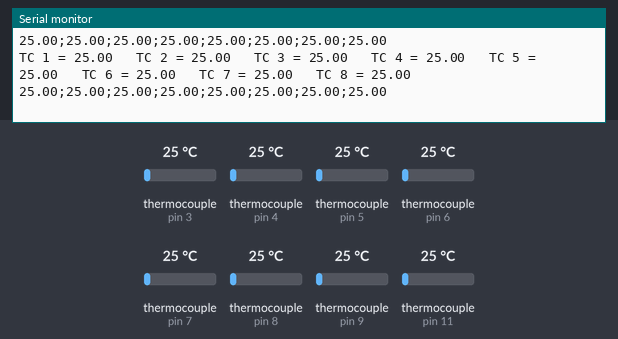
A sketch run on a simulated Arduino Uno, built with avr-gcc and run on an emulated ATmega328P. On the bench: the last lines printed to the serial monitor. The inputs (shaded band) are chosen by the test bench; at power-on: thermocouple (sensors on pin 4, pin 5, pin 6, pin 3, pin 7, pin 8, pin 9, pin 11) 25 °C. Storage starts empty.

Above: at 4.7 s.
4.8 s: thermocouple (sensor on pin 4) set to 11 °C
At 4.83 s:
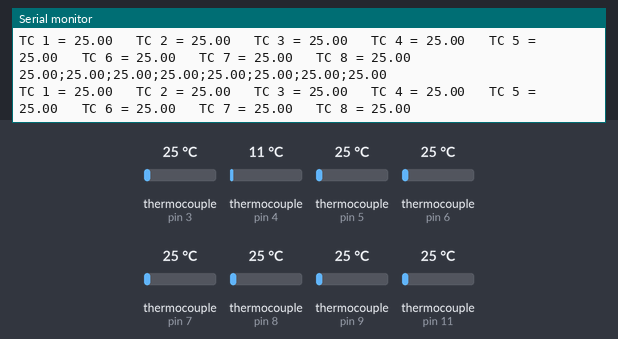
7.8 s: thermocouple (sensor on pin 4) set to 8 °C
At 7.8 s:
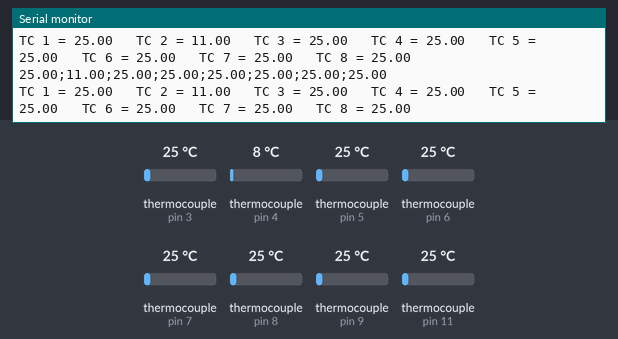
10.8 s: thermocouple (sensor on pin 5) set to 11 °C
At 10.91 s:
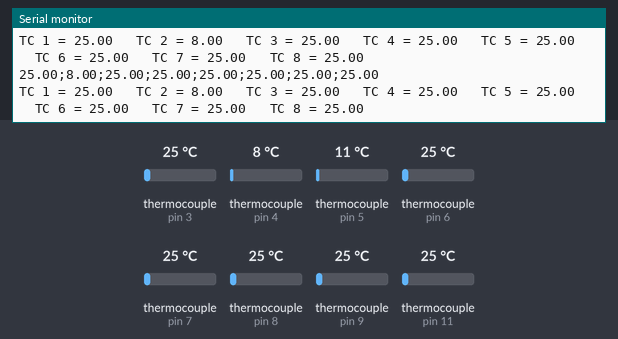
13.8 s: thermocouple (sensor on pin 5) set to 8 °C
At 13.85 s:
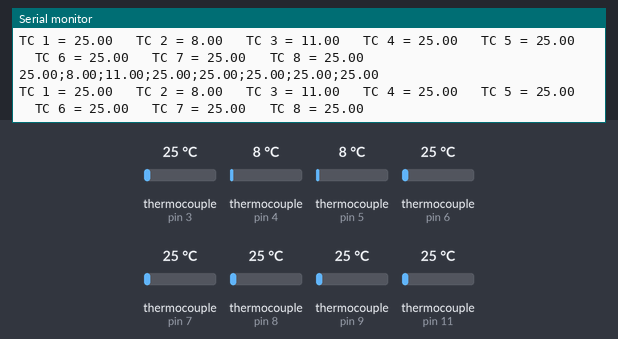
15.3 s: thermocouple (sensor on pin 6) set to 11 °C
At 15.38 s:
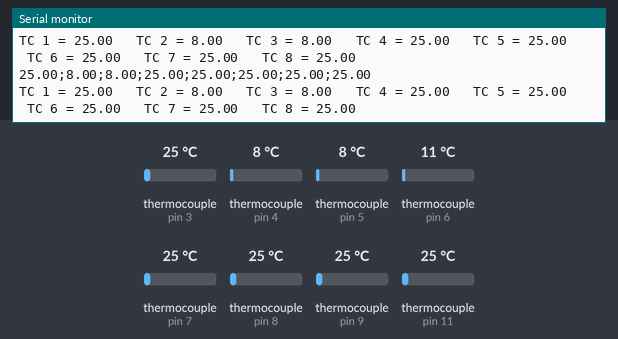
18.3 s: thermocouple (sensor on pin 6) set to 8 °C
At 18.45 s:
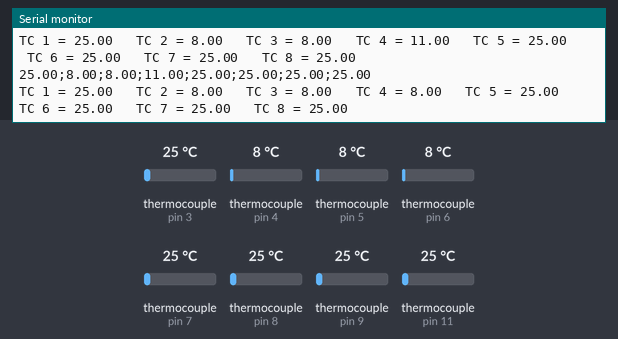
Timing chart, 0 to 20.8 s (numbered marks = the images above; inputs shaded):
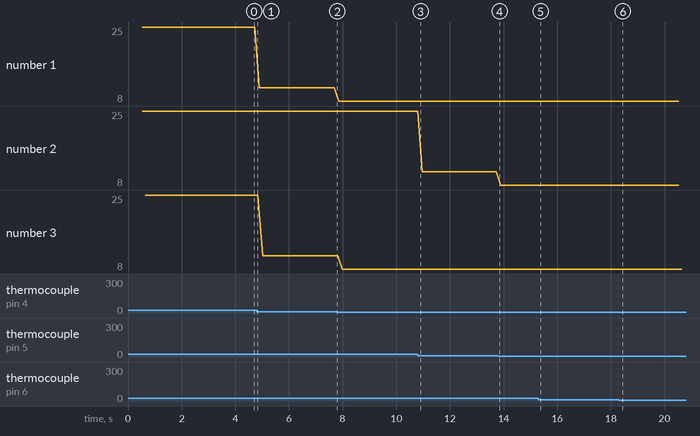

Measured:
- after the input at 18.3 s, the serial monitor: prints a new line at once (image 6)
- plotted number 1: 25 → 11 after the input at 4.8 s
- plotted number 3: 25 → 11 after the input at 4.8 s

The sketch:

serialthermocouple.ino
```cpp
#include <SD.h>
#include <SPI.h>
#include "Adafruit_MAX31855.h"

// CS pins for all thermocouples (MAXDO and MAXCLK are shared by all)
int MAXDO = 2;  // digital output pin (shared by all)
int MAXCS1 = 3;
int MAXCS2 = 4;
int MAXCS3 = 5;
int MAXCS4 = 6;
int MAXCS5 = 7;
int MAXCS6 = 8;
int MAXCS7 = 9;
int MAXCS8 = 11;
int MAXCLK = 12;  // clock pin (shared by all)
int CS = 10;      // SD card's digital pin (MUST BE 10)

// output File
File file;
// set logging frequency in minutes
double minutes = 1/60; // this value is multiplied by 60000 milliseconds (1/60 minutes = 1 second)
// state of the onboard LED (solid on = SD Card full, slow blink = wait (SD card not inserted), fast blink = logging in progress)

// initializing all 8 thermocouples
Adafruit_MAX31855 thermocouple1(MAXCLK, MAXCS1, MAXDO);
Adafruit_MAX31855 thermocouple2(MAXCLK, MAXCS2, MAXDO);
Adafruit_MAX31855 thermocouple3(MAXCLK, MAXCS3, MAXDO);
Adafruit_MAX31855 thermocouple4(MAXCLK, MAXCS4, MAXDO);
Adafruit_MAX31855 thermocouple5(MAXCLK, MAXCS5, MAXDO);
Adafruit_MAX31855 thermocouple6(MAXCLK, MAXCS6, MAXDO);
Adafruit_MAX31855 thermocouple7(MAXCLK, MAXCS7, MAXDO);
Adafruit_MAX31855 thermocouple8(MAXCLK, MAXCS8, MAXDO);


void setup() {

  // overwrite existing file
  if (SD.exists("output.csv")) {  // overwrite output file
    Serial.println("File exists");
    if (SD.remove("output.csv") == true) {
      Serial.println("File removed");
    } else {
      Serial.println("Could not remove file");
    }
  }
  Serial.begin(9600);
  // give the MAX time to settle
  delay(500);
}

void loop() {

  // initialize SD card - logging occurs only if card is present
  pinMode(CS, OUTPUT);  // set SD pin to output
  if (!SD.begin(CS)) {
    Serial.println("Could not initialize SD card - make sure SD card is inserted");
    return;
  }

  // basic readout test
  Serial.print("TC 1 = ");
  Serial.print(thermocouple1.readCelsius());
  Serial.print("   ");
  Serial.print("TC 2 = ");
  Serial.print(thermocouple2.readCelsius());
  Serial.print("   ");
  Serial.print("TC 3 = ");
  Serial.print(thermocouple3.readCelsius());
  Serial.print("   ");
  Serial.print("TC 4 = ");
  Serial.print(thermocouple4.readCelsius());
  Serial.print("   ");
  Serial.print("TC 5 = ");
  Serial.print(thermocouple5.readCelsius());
  Serial.print("   ");
  Serial.print("TC 6 = ");
  Serial.print(thermocouple6.readCelsius());
  Serial.print("   ");
  Serial.print("TC 7 = ");
  Serial.print(thermocouple7.readCelsius());
  Serial.print("   ");
  Serial.print("TC 8 = ");
  Serial.print(thermocouple8.readCelsius());
  Serial.println();

  writeFile();  // write data to file

  delay(60000 * minutes);  // delay between readings (adjust as needed)
}

void writeFile() {  // write data to SD card
  using namespace std;
  file = SD.open("output.csv", FILE_WRITE);
  if (file) {
    file.println(String(thermocouple1.readCelsius()) + ";" + String(thermocouple2.readCelsius()) + ";" + String(thermocouple3.readCelsius()) + ";" + String(thermocouple4.readCelsius()) + ";" + String(thermocouple5.readCelsius()) + ";" + String(thermocouple6.readCelsius()) + ";" + String(thermocouple7.readCelsius()) + ";" + String(thermocouple8.readCelsius()));
    file.close();
    Serial.println(String(thermocouple1.readCelsius()) + ";" + String(thermocouple2.readCelsius()) + ";" + String(thermocouple3.readCelsius()) + ";" + String(thermocouple4.readCelsius()) + ";" + String(thermocouple5.readCelsius()) + ";" + String(thermocouple6.readCelsius()) + ";" + String(thermocouple7.readCelsius()) + ";" + String(thermocouple8.readCelsius()));
  } else {
    Serial.println("Could not write to file");
  }
}
```
